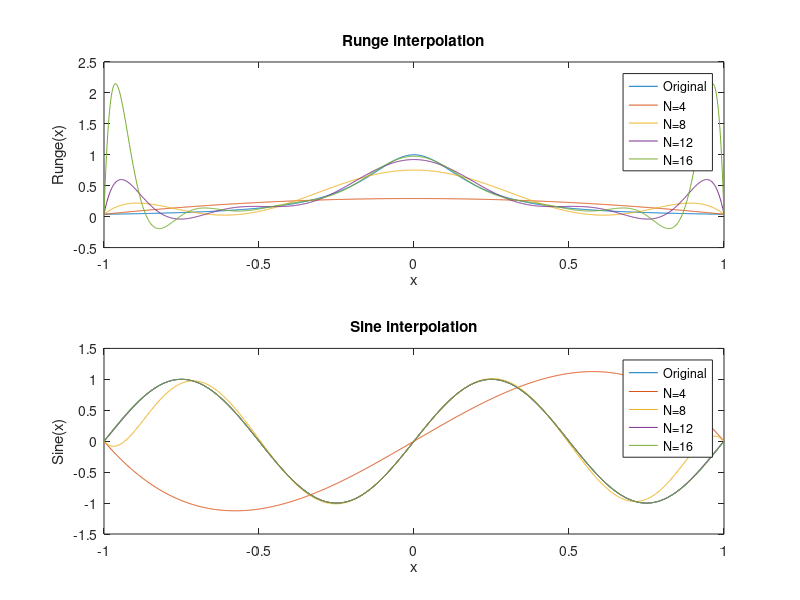

Source code (MATLAB):
function [V, original_Runge, original_sine, interpolated_Runge, interpolated_sine] = zadanie1()
    % Rozmiar tablic komórkowych (cell arrays) V, interpolated_Runge, interpolated_sine: [1,4].
    % V{i} zawiera macierz Vandermonde wyznaczoną dla liczby węzłów interpolacji równej N(i)
    % original_Runge - wektor wierszowy zawierający wartości funkcji Runge dla wektora x_fine=linspace(-1, 1, 1000)
    % original_sine - wektor wierszowy zawierający wartości funkcji sinus dla wektora x_fine
    % interpolated_Runge{i} stanowi wierszowy wektor wartości funkcji interpolującej 
    %       wyznaczonej dla funkcji Runge (wielomian stopnia N(i)-1) w punktach x_fine
    % interpolated_sine{i} stanowi wierszowy wektor wartości funkcji interpolującej
    %       wyznaczonej dla funkcji sinus (wielomian stopnia N(i)-1) w punktach x_fine
    N = 4:4:16;
    x_fine = linspace(-1, 1, 1000);
    original_Runge = 1 ./ (1 + 25 * x_fine.^2);

    subplot(2,1,1);
    plot(x_fine, original_Runge);
    title('Runge interpolation')
    xlabel("x")
    ylabel("Runge(x)")
    hold on;
    for i = 1:length(N)
        V{i} = vandermonde_matrix(N(i));% macierz Vandermonde
        % węzły interpolacji
        % wartości funkcji interpolowanej w węzłach interpolacji
        x_interp = linspace(-1,1,N(i));
        c_runge = V{i} \  (1 ./ (1 + 25 * x_interp.^2))'; % współczynniki wielomianu interpolującego
        
        interpolated_Runge{i} = polyval(flipud(c_runge), x_fine); % interpolacja
        plot(x_fine, interpolated_Runge{i});
    end
    hold off
    legend('Original', 'N=4', 'N=8', 'N=12', 'N=16');

    original_sine = sin(2 * pi * x_fine);
    subplot(2,1,2);
    plot(x_fine, original_sine);
    hold on;
    for i = 1:length(N)
        % wartości funkcji interpolowanej w węzłach interpolacji
        x_interp = linspace(-1,1,N(i));
        c_runge = V{i} \ sin((2*pi).*x_interp)'; % współczynniki wielomianu interpolującego
        
        interpolated_sine{i} = polyval(flipud(c_runge), x_fine);
        plot(x_fine, interpolated_sine{i})
    end
    hold off
    legend('Original', 'N=4', 'N=8', 'N=12', 'N=16');
    title('Sine interpolation')
    xlabel("x")
    ylabel("Sine(x)")
end

function V = vandermonde_matrix(N)
    % Generuje macierz Vandermonde dla N równomiernie rozmieszczonych w przedziale [-1, 1] węzłów interpolacji
    x_interp = linspace(-1,1,N);
    V = ones(N, N);
    for i=1:N
        x = x_interp(i);
        for j=2:N
            V(i, j) = x^(j-1);
        end
    end
end
